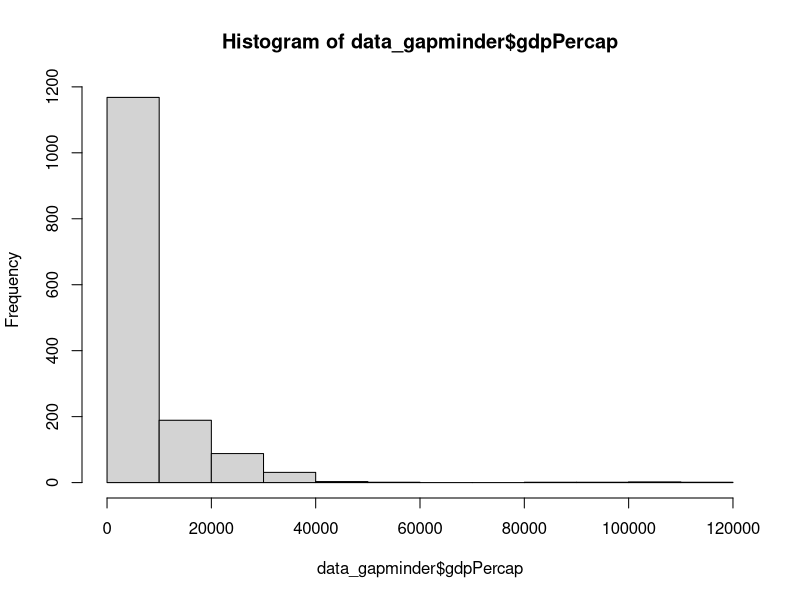
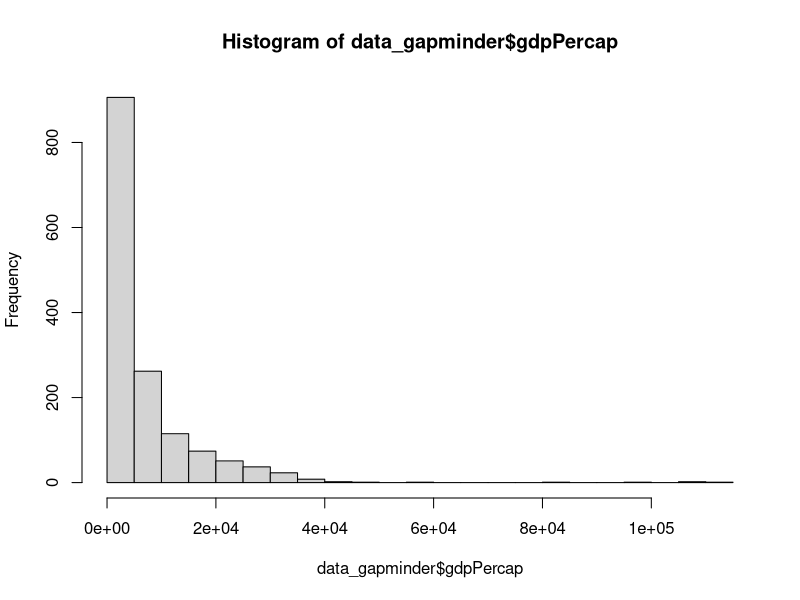
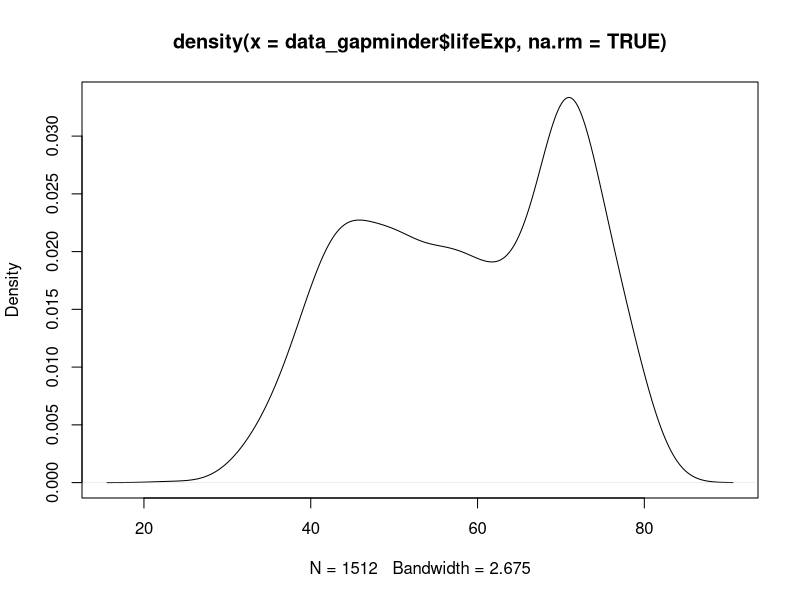
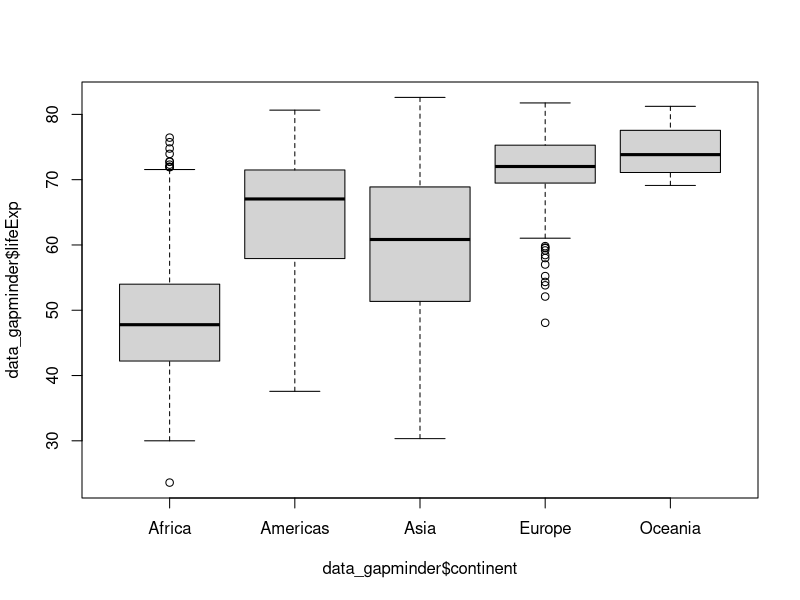
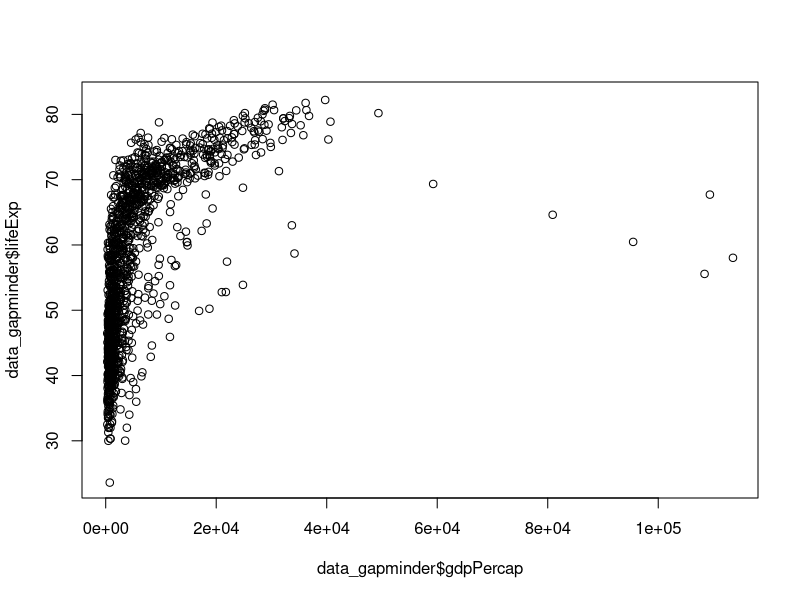
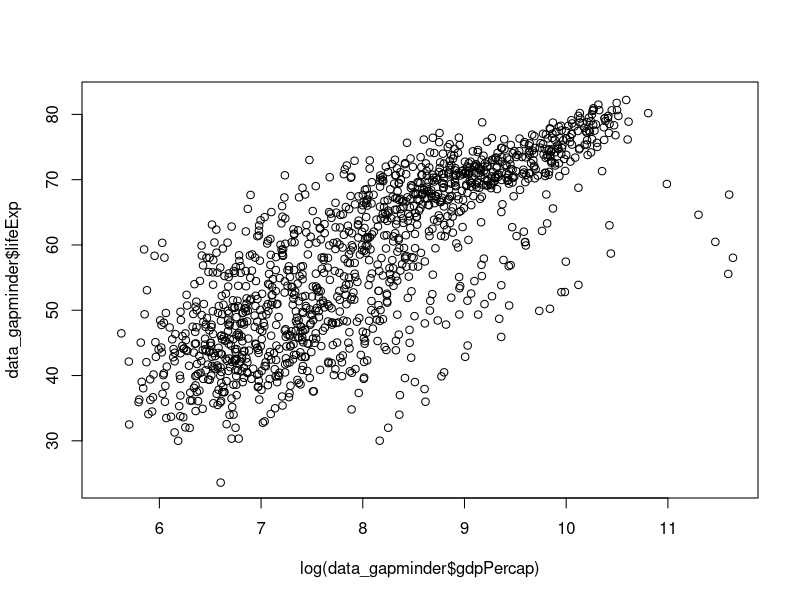

Write R code to recreate these figures, in order.
## ---- chunk 1
knitr::opts_chunk$set(echo = TRUE,
                      eval = TRUE)
## ---- chunk 2
na_values <- c("NA", "NULL", "", " ")
data_gapminder <- read.csv("../data/gapminder_nas.csv", na.strings = na_values)
## ---- chunk 3
# get colnames
colnames(data_gapminder)

# generate logical vector
missing_pop <- is.na(data_gapminder$pop)
typeof(missing_pop)
head(missing_pop)
## ---- chunk 4
sum(missing_pop)
## ---- chunk 5
sum(is.na(data_gapminder$pop))
## ---- chunk 6
complete_gapminder <- complete.cases(data_gapminder)
typeof(complete_gapminder)
## ---- chunk 7
sum(complete_gapminder)
## ---- chunk 8
# first few index numbers of comlpete cases
head(which(complete_gapminder))
## ---- chunk 9
length(data_gapminder$country)
## ---- chunk 10
length(data_gapminder)
## ---- chunk 11
ncol(data_gapminder)
nrow(data_gapminder)
## ---- chunk 12
range(data_gapminder$year, na.rm = TRUE)
## ---- chunk 13
min(data_gapminder$year, na.rm = TRUE)
max(data_gapminder$year, na.rm = TRUE)
## ---- chunk 14
mean(data_gapminder$lifeExp, na.rm = TRUE)
median(data_gapminder$gdpPercap, na.rm = TRUE)
## ---- chunk 15
var(data_gapminder$lifeExp, na.rm = TRUE)
sd(data_gapminder$lifeExp, na.rm = TRUE)
## ---- chunk 16
quantile(data_gapminder$gdpPercap, na.rm = TRUE)
## ---- chunk 17
summary(data_gapminder$gdpPercap)
summary(data_gapminder)
## ---- chunk 18
data_gapminder[1:3] <- lapply(data_gapminder[1:3], function(x) as.factor(x))
## ---- chunk 19
# summary with the first three columns classed as categorical data
summary(data_gapminder)
## ---- chunk 20
hist(data_gapminder$gdpPercap)
## ---- chunk 21
hist(data_gapminder$gdpPercap, breaks = 30)
## ---- chunk 22
dens <- density(data_gapminder$lifeExp, na.rm = TRUE)
plot(dens)
## ---- chunk 23
boxplot(data_gapminder$lifeExp ~ data_gapminder$continent)
## ---- chunk 24
plot(x = data_gapminder$gdpPercap, y = data_gapminder$lifeExp)
## ---- chunk 25
# log transform gdp per capita
plot(x = log(data_gapminder$gdpPercap), y = data_gapminder$lifeExp)
